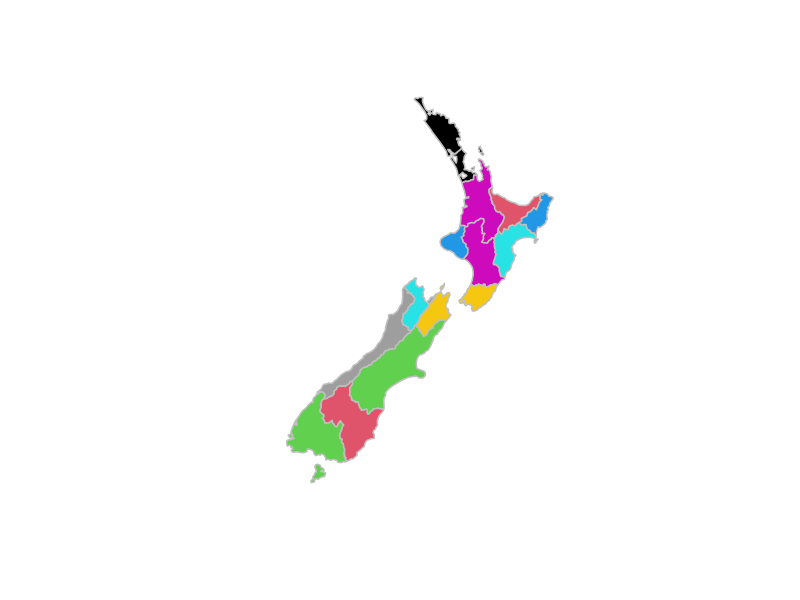
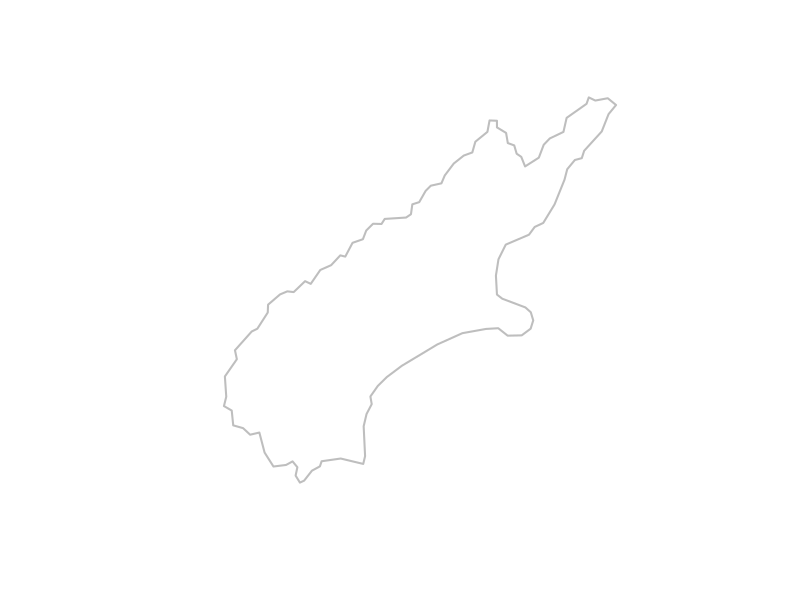
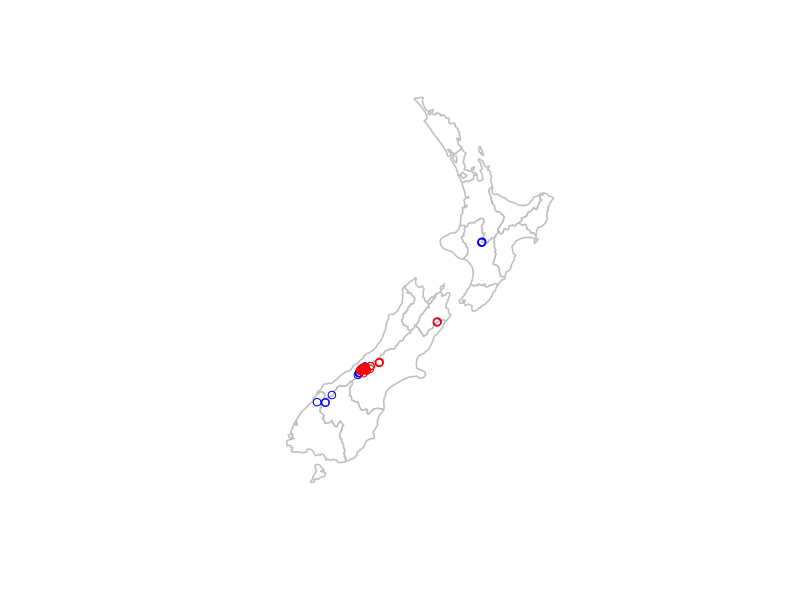

Reproduce these figures in R, in order.
# spatial training

library(sf)
library(raster)#requires (sp)
library(dplyr)#load after raster to avoid masking issue
library(spData) #provides data sets to play with


canterbury = nz %>% filter(Name == "Canterbury") #apply dplyr's filtering to keep only records that match Canterbury
canterbury_height = nz_height[canterbury, ] #now subset points that fall within canterbury - i.e. this is doing an intersect!

#see a few plots to demostrate this
plot(st_geometry(nz), col = as.factor(nz$Name), border = "gray", lwd = 1.5)
plot(st_geometry(canterbury), col = "White", border = "grey", lty = 1, lwd = 2)

#this is subsetting (using intersect commands)
nz_height[canterbury, 2, op = st_disjoint] # adds 
nz_height[canterbury, , op = st_disjoint]

# to see how subsetting works, add the points over the map
plot(st_geometry(nz), col = "white", border = "gray", lwd = 1.5) # plots NZ in white with gray outline
plot(nz_height[canterbury, , op = st_disjoint], col = "blue", add = TRUE) # adds points outside of canterbury in blue
plot(nz_height[canterbury, ], col = "red", add = TRUE) #adds points inside of canterbury in red
